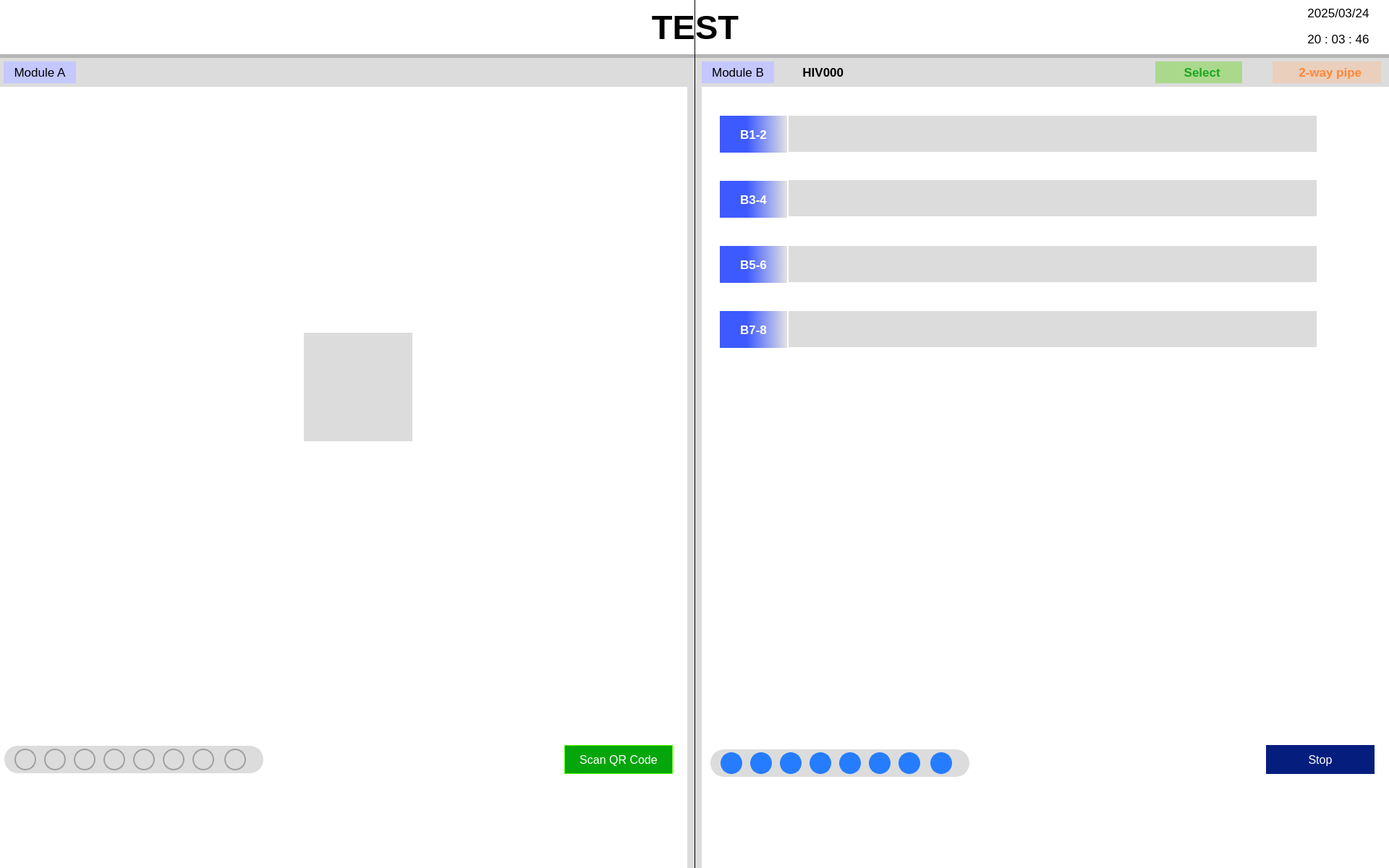
<?xml version="1.0" encoding="UTF-8"?>
<ui version="4.0">
 <class>testScreen</class>
 <widget class="QMainWindow" name="testScreen">
  <property name="geometry">
   <rect>
    <x>0</x>
    <y>0</y>
    <width>1920</width>
    <height>1200</height>
   </rect>
  </property>
  <property name="windowTitle">
   <string>MainWindow</string>
  </property>
  <property name="styleSheet">
   <string notr="true">/*background-color: rgb(211, 218, 255);*/
background-color: rgb(220, 220, 220);</string>
  </property>
  <widget class="QWidget" name="centralwidget">
   <widget class="QFrame" name="headerFrame">
    <property name="geometry">
     <rect>
      <x>0</x>
      <y>0</y>
      <width>1920</width>
      <height>80</height>
     </rect>
    </property>
    <property name="styleSheet">
     <string notr="true">background-color: rgb(255, 255, 255);
border-radius: 0px;
border-bottom: 5px solid rgb(180,180,180);</string>
    </property>
    <property name="frameShape">
     <enum>QFrame::StyledPanel</enum>
    </property>
    <property name="frameShadow">
     <enum>QFrame::Raised</enum>
    </property>
    <widget class="QLabel" name="dateLabel">
     <property name="geometry">
      <rect>
       <x>1780</x>
       <y>0</y>
       <width>140</width>
       <height>40</height>
      </rect>
     </property>
     <property name="font">
      <font>
       <pointsize>13</pointsize>
      </font>
     </property>
     <property name="styleSheet">
      <string notr="true">background-color: rgba(255, 255,255,0);
border-bottom: 5px solid rgb(255,255,255);</string>
     </property>
     <property name="text">
      <string>2025/03/24</string>
     </property>
     <property name="alignment">
      <set>Qt::AlignCenter</set>
     </property>
    </widget>
    <widget class="QLabel" name="timeLabel">
     <property name="geometry">
      <rect>
       <x>1780</x>
       <y>40</y>
       <width>140</width>
       <height>34</height>
      </rect>
     </property>
     <property name="font">
      <font>
       <pointsize>13</pointsize>
      </font>
     </property>
     <property name="styleSheet">
      <string notr="true">background-color: rgba(255, 255,255,0);
border-bottom: 5px solid rgb(255,255,255);</string>
     </property>
     <property name="text">
      <string>20 : 03 : 46</string>
     </property>
     <property name="alignment">
      <set>Qt::AlignHCenter|Qt::AlignTop</set>
     </property>
    </widget>
    <widget class="QLabel" name="testLabel">
     <property name="geometry">
      <rect>
       <x>811</x>
       <y>0</y>
       <width>300</width>
       <height>80</height>
      </rect>
     </property>
     <property name="font">
      <font>
       <pointsize>35</pointsize>
       <bold>true</bold>
      </font>
     </property>
     <property name="text">
      <string>TEST</string>
     </property>
     <property name="alignment">
      <set>Qt::AlignCenter</set>
     </property>
    </widget>
    <widget class="QPushButton" name="backPb">
     <property name="geometry">
      <rect>
       <x>12</x>
       <y>12</y>
       <width>55</width>
       <height>55</height>
      </rect>
     </property>
     <property name="styleSheet">
      <string notr="true">background-color: rgba(255, 255,255,0);
border-bottom: 5px solid rgb(255,255,255);</string>
     </property>
     <property name="text">
      <string/>
     </property>
     <property name="icon">
      <iconset resource="resources.qrc">
       <normaloff>:/images/logOutIcon_96.png</normaloff>:/images/logOutIcon_96.png</iconset>
     </property>
     <property name="iconSize">
      <size>
       <width>55</width>
       <height>55</height>
      </size>
     </property>
    </widget>
    <widget class="QPushButton" name="detailTestReportPb">
     <property name="geometry">
      <rect>
       <x>1423</x>
       <y>12</y>
       <width>55</width>
       <height>55</height>
      </rect>
     </property>
     <property name="styleSheet">
      <string notr="true">background-color: rgba(255, 255,255,0);
border-bottom: 5px solid rgb(255,255,255);</string>
     </property>
     <property name="text">
      <string/>
     </property>
     <property name="icon">
      <iconset resource="resources.qrc">
       <normaloff>:/images/detailReportIcon_96.png</normaloff>:/images/detailReportIcon_96.png</iconset>
     </property>
     <property name="iconSize">
      <size>
       <width>55</width>
       <height>55</height>
      </size>
     </property>
    </widget>
    <widget class="QPushButton" name="userMangPb">
     <property name="geometry">
      <rect>
       <x>1500</x>
       <y>12</y>
       <width>55</width>
       <height>55</height>
      </rect>
     </property>
     <property name="styleSheet">
      <string notr="true">background-color: rgba(255, 255,255,0);
border-bottom: 5px solid rgb(255,255,255);</string>
     </property>
     <property name="text">
      <string/>
     </property>
     <property name="icon">
      <iconset resource="resources.qrc">
       <normaloff>:/images/userMangIcon_100.png</normaloff>:/images/userMangIcon_100.png</iconset>
     </property>
     <property name="iconSize">
      <size>
       <width>55</width>
       <height>55</height>
      </size>
     </property>
    </widget>
    <widget class="QPushButton" name="sysSetPb">
     <property name="geometry">
      <rect>
       <x>1576</x>
       <y>12</y>
       <width>55</width>
       <height>55</height>
      </rect>
     </property>
     <property name="styleSheet">
      <string notr="true">background-color: rgba(255, 255,255,0);
border-bottom: 5px solid rgb(255,255,255);</string>
     </property>
     <property name="text">
      <string/>
     </property>
     <property name="icon">
      <iconset resource="resources.qrc">
       <normaloff>:/images/settingIcon_100.png</normaloff>:/images/settingIcon_100.png</iconset>
     </property>
     <property name="iconSize">
      <size>
       <width>55</width>
       <height>55</height>
      </size>
     </property>
    </widget>
    <widget class="QPushButton" name="skipPb">
     <property name="geometry">
      <rect>
       <x>1650</x>
       <y>12</y>
       <width>55</width>
       <height>55</height>
      </rect>
     </property>
     <property name="styleSheet">
      <string notr="true">background-color: rgba(255, 255,255,0);
border-bottom: 5px solid rgb(255,255,255);</string>
     </property>
     <property name="text">
      <string/>
     </property>
     <property name="icon">
      <iconset resource="resources.qrc">
       <normaloff>:/images/skipIcon_64.png</normaloff>:/images/skipIcon_64.png</iconset>
     </property>
     <property name="iconSize">
      <size>
       <width>55</width>
       <height>55</height>
      </size>
     </property>
    </widget>
    <widget class="QPushButton" name="helpPb">
     <property name="geometry">
      <rect>
       <x>1724</x>
       <y>12</y>
       <width>55</width>
       <height>55</height>
      </rect>
     </property>
     <property name="styleSheet">
      <string notr="true">background-color: rgba(255, 255,255,0);
border-bottom: 5px solid rgb(255,255,255);</string>
     </property>
     <property name="text">
      <string/>
     </property>
     <property name="icon">
      <iconset resource="resources.qrc">
       <normaloff>:/images/quetioMarkInCir_96.png</normaloff>:/images/quetioMarkInCir_96.png</iconset>
     </property>
     <property name="iconSize">
      <size>
       <width>60</width>
       <height>60</height>
      </size>
     </property>
    </widget>
   </widget>
   <widget class="Line" name="line">
    <property name="geometry">
     <rect>
      <x>960</x>
      <y>0</y>
      <width>1</width>
      <height>1200</height>
     </rect>
    </property>
    <property name="styleSheet">
     <string notr="true">background-color: rgb(0, 0, 0);</string>
    </property>
    <property name="orientation">
     <enum>Qt::Vertical</enum>
    </property>
   </widget>
   <widget class="QLabel" name="moduleAbackLabel">
    <property name="geometry">
     <rect>
      <x>0</x>
      <y>80</y>
      <width>950</width>
      <height>40</height>
     </rect>
    </property>
    <property name="styleSheet">
     <string notr="true">/*background-color: rgb(211, 218, 255);*/
background-color: rgb(220, 220, 220);</string>
    </property>
    <property name="text">
     <string/>
    </property>
   </widget>
   <widget class="QLabel" name="moduleAtxtLabel">
    <property name="geometry">
     <rect>
      <x>5</x>
      <y>85</y>
      <width>100</width>
      <height>30</height>
     </rect>
    </property>
    <property name="font">
     <font>
      <pointsize>13</pointsize>
     </font>
    </property>
    <property name="styleSheet">
     <string notr="true">background-color: rgb(211, 218, 255);
background-color: rgb(196, 200, 255);</string>
    </property>
    <property name="text">
     <string>Module A</string>
    </property>
    <property name="alignment">
     <set>Qt::AlignCenter</set>
    </property>
   </widget>
   <widget class="QLabel" name="moduleBbackLabel">
    <property name="geometry">
     <rect>
      <x>970</x>
      <y>80</y>
      <width>960</width>
      <height>40</height>
     </rect>
    </property>
    <property name="styleSheet">
     <string notr="true">/*background-color: rgb(211, 218, 255);*/
background-color: rgb(220, 220, 220);</string>
    </property>
    <property name="text">
     <string/>
    </property>
   </widget>
   <widget class="QLabel" name="moduleBtxtLabel">
    <property name="geometry">
     <rect>
      <x>970</x>
      <y>85</y>
      <width>100</width>
      <height>30</height>
     </rect>
    </property>
    <property name="font">
     <font>
      <pointsize>13</pointsize>
     </font>
    </property>
    <property name="styleSheet">
     <string notr="true">background-color: rgb(196, 200, 255);</string>
    </property>
    <property name="text">
     <string>Module B</string>
    </property>
    <property name="alignment">
     <set>Qt::AlignCenter</set>
    </property>
   </widget>
   <widget class="QStackedWidget" name="moduleAstkWidget">
    <property name="geometry">
     <rect>
      <x>0</x>
      <y>120</y>
      <width>950</width>
      <height>1088</height>
     </rect>
    </property>
    <property name="styleSheet">
     <string notr="true">background-color: rgb(255, 255, 255);</string>
    </property>
    <property name="currentIndex">
     <number>0</number>
    </property>
    <widget class="QWidget" name="beforeTestStartPageA">
     <widget class="QLabel" name="reportAIconLabel">
      <property name="geometry">
       <rect>
        <x>420</x>
        <y>340</y>
        <width>150</width>
        <height>150</height>
       </rect>
      </property>
      <property name="styleSheet">
       <string notr="true">background-color: rgb(220, 220, 220);</string>
      </property>
      <property name="text">
       <string/>
      </property>
      <property name="pixmap">
       <pixmap resource="resources.qrc">:/images/reportIcon_96.png</pixmap>
      </property>
      <property name="scaledContents">
       <bool>true</bool>
      </property>
      <property name="alignment">
       <set>Qt::AlignCenter</set>
      </property>
     </widget>
     <widget class="QLabel" name="moduleAfooterLabel">
      <property name="geometry">
       <rect>
        <x>5</x>
        <y>910</y>
        <width>360</width>
        <height>40</height>
       </rect>
      </property>
      <property name="styleSheet">
       <string notr="true">background-color: rgb(220, 220, 220);
border: 1px solid #ffffff;
border-radius: 20px;
</string>
      </property>
      <property name="text">
       <string/>
      </property>
     </widget>
     <widget class="QPushButton" name="moduleAScanQrPb">
      <property name="geometry">
       <rect>
        <x>780</x>
        <y>910</y>
        <width>150</width>
        <height>40</height>
       </rect>
      </property>
      <property name="font">
       <font>
        <pointsize>12</pointsize>
        <italic>false</italic>
        <bold>false</bold>
       </font>
      </property>
      <property name="styleSheet">
       <string notr="true">background-color: rgb(5, 166, 11);
font:  12pt;
color: #ffffff;
border: 1px solid rgb(85, 255, 0);
border-radius: 0px;
</string>
      </property>
      <property name="text">
       <string>Scan QR Code</string>
      </property>
     </widget>
     <widget class="QLabel" name="moduleAcir1Label">
      <property name="geometry">
       <rect>
        <x>20</x>
        <y>915</y>
        <width>30</width>
        <height>30</height>
       </rect>
      </property>
      <property name="styleSheet">
       <string notr="true">background-color: rgb(220, 220, 220);
border: 2px solid  rgb(160, 160, 160);
border-radius: 15px;</string>
      </property>
      <property name="text">
       <string/>
      </property>
      <property name="scaledContents">
       <bool>true</bool>
      </property>
      <property name="alignment">
       <set>Qt::AlignCenter</set>
      </property>
     </widget>
     <widget class="QLabel" name="moduleAcir2Label">
      <property name="geometry">
       <rect>
        <x>61</x>
        <y>915</y>
        <width>30</width>
        <height>30</height>
       </rect>
      </property>
      <property name="styleSheet">
       <string notr="true">background-color: rgb(220, 220, 220);
border: 2px solid  rgb(160, 160, 160);
border-radius: 15px;</string>
      </property>
      <property name="text">
       <string/>
      </property>
      <property name="scaledContents">
       <bool>false</bool>
      </property>
      <property name="alignment">
       <set>Qt::AlignCenter</set>
      </property>
     </widget>
     <widget class="QLabel" name="moduleAcir3Label">
      <property name="geometry">
       <rect>
        <x>102</x>
        <y>915</y>
        <width>30</width>
        <height>30</height>
       </rect>
      </property>
      <property name="styleSheet">
       <string notr="true">background-color: rgb(220, 220, 220);
border: 2px solid  rgb(160, 160, 160);
border-radius: 15px;</string>
      </property>
      <property name="text">
       <string/>
      </property>
      <property name="scaledContents">
       <bool>false</bool>
      </property>
      <property name="alignment">
       <set>Qt::AlignCenter</set>
      </property>
     </widget>
     <widget class="QLabel" name="moduleAcir4Label">
      <property name="geometry">
       <rect>
        <x>143</x>
        <y>915</y>
        <width>30</width>
        <height>30</height>
       </rect>
      </property>
      <property name="styleSheet">
       <string notr="true">background-color: rgb(220, 220, 220);
border: 2px solid  rgb(160, 160, 160);
border-radius: 15px;</string>
      </property>
      <property name="text">
       <string/>
      </property>
      <property name="scaledContents">
       <bool>false</bool>
      </property>
      <property name="alignment">
       <set>Qt::AlignCenter</set>
      </property>
     </widget>
     <widget class="QLabel" name="moduleAcir5Label">
      <property name="geometry">
       <rect>
        <x>184</x>
        <y>915</y>
        <width>30</width>
        <height>30</height>
       </rect>
      </property>
      <property name="styleSheet">
       <string notr="true">background-color: rgb(220, 220, 220);
border: 2px solid  rgb(160, 160, 160);
border-radius: 15px;</string>
      </property>
      <property name="text">
       <string/>
      </property>
      <property name="scaledContents">
       <bool>false</bool>
      </property>
      <property name="alignment">
       <set>Qt::AlignCenter</set>
      </property>
     </widget>
     <widget class="QLabel" name="moduleAcir6Label">
      <property name="geometry">
       <rect>
        <x>225</x>
        <y>915</y>
        <width>30</width>
        <height>30</height>
       </rect>
      </property>
      <property name="styleSheet">
       <string notr="true">background-color: rgb(220, 220, 220);
border: 2px solid  rgb(160, 160, 160);
border-radius: 15px;</string>
      </property>
      <property name="text">
       <string/>
      </property>
      <property name="alignment">
       <set>Qt::AlignCenter</set>
      </property>
     </widget>
     <widget class="QLabel" name="moduleAcir7Label">
      <property name="geometry">
       <rect>
        <x>266</x>
        <y>915</y>
        <width>30</width>
        <height>30</height>
       </rect>
      </property>
      <property name="styleSheet">
       <string notr="true">background-color: rgb(220, 220, 220);
border: 2px solid  rgb(160, 160, 160);
border-radius: 15px;</string>
      </property>
      <property name="text">
       <string/>
      </property>
      <property name="scaledContents">
       <bool>false</bool>
      </property>
      <property name="alignment">
       <set>Qt::AlignCenter</set>
      </property>
     </widget>
     <widget class="QLabel" name="moduleAcir8Label">
      <property name="geometry">
       <rect>
        <x>310</x>
        <y>915</y>
        <width>30</width>
        <height>30</height>
       </rect>
      </property>
      <property name="styleSheet">
       <string notr="true">background-color: rgb(220, 220, 220);
border: 2px solid  rgb(160, 160, 160);
border-radius: 15px;</string>
      </property>
      <property name="text">
       <string/>
      </property>
      <property name="alignment">
       <set>Qt::AlignCenter</set>
      </property>
     </widget>
    </widget>
    <widget class="QWidget" name="page_2"/>
   </widget>
   <widget class="QStackedWidget" name="moduleBstkWidget">
    <property name="geometry">
     <rect>
      <x>970</x>
      <y>120</y>
      <width>950</width>
      <height>1080</height>
     </rect>
    </property>
    <property name="styleSheet">
     <string notr="true">background-color: rgb(255, 255, 255);</string>
    </property>
    <property name="currentIndex">
     <number>1</number>
    </property>
    <widget class="QWidget" name="beforeTestStartPageB">
     <widget class="QLabel" name="reportBIconLabel">
      <property name="geometry">
       <rect>
        <x>420</x>
        <y>340</y>
        <width>150</width>
        <height>150</height>
       </rect>
      </property>
      <property name="styleSheet">
       <string notr="true">background-color: rgb(220, 220, 220);</string>
      </property>
      <property name="text">
       <string/>
      </property>
      <property name="pixmap">
       <pixmap resource="resources.qrc">:/images/reportIcon_96.png</pixmap>
      </property>
      <property name="scaledContents">
       <bool>true</bool>
      </property>
      <property name="alignment">
       <set>Qt::AlignCenter</set>
      </property>
     </widget>
     <widget class="QPushButton" name="moduleBScanQrPb">
      <property name="geometry">
       <rect>
        <x>780</x>
        <y>910</y>
        <width>150</width>
        <height>40</height>
       </rect>
      </property>
      <property name="font">
       <font>
        <pointsize>12</pointsize>
        <italic>false</italic>
        <bold>false</bold>
       </font>
      </property>
      <property name="styleSheet">
       <string notr="true">background-color: rgb(5, 166, 11);
font:  12pt ;
color: #ffffff;
border: 1px solid rgb(85, 255, 0);
border-radius: 0px;
</string>
      </property>
      <property name="text">
       <string>Scan QR Code</string>
      </property>
     </widget>
     <widget class="QLabel" name="moduleBfooterLabel">
      <property name="geometry">
       <rect>
        <x>5</x>
        <y>910</y>
        <width>360</width>
        <height>40</height>
       </rect>
      </property>
      <property name="styleSheet">
       <string notr="true">background-color: rgb(220, 220, 220);
border: 1px solid #ffffff;
border-radius: 20px;
</string>
      </property>
      <property name="text">
       <string/>
      </property>
     </widget>
     <widget class="QLabel" name="moduleBcir1Label">
      <property name="geometry">
       <rect>
        <x>20</x>
        <y>915</y>
        <width>30</width>
        <height>30</height>
       </rect>
      </property>
      <property name="styleSheet">
       <string notr="true">background-color: rgb(220, 220, 220);
border: 2px solid  rgb(160, 160, 160);
border-radius: 15px;</string>
      </property>
      <property name="text">
       <string/>
      </property>
      <property name="scaledContents">
       <bool>false</bool>
      </property>
      <property name="alignment">
       <set>Qt::AlignCenter</set>
      </property>
     </widget>
     <widget class="QLabel" name="moduleBcir6Label">
      <property name="geometry">
       <rect>
        <x>225</x>
        <y>915</y>
        <width>30</width>
        <height>30</height>
       </rect>
      </property>
      <property name="styleSheet">
       <string notr="true">background-color: rgb(220, 220, 220);
border: 2px solid  rgb(160, 160, 160);
border-radius: 15px;</string>
      </property>
      <property name="text">
       <string/>
      </property>
      <property name="alignment">
       <set>Qt::AlignCenter</set>
      </property>
     </widget>
     <widget class="QLabel" name="moduleBcir8Label">
      <property name="geometry">
       <rect>
        <x>310</x>
        <y>915</y>
        <width>30</width>
        <height>30</height>
       </rect>
      </property>
      <property name="styleSheet">
       <string notr="true">background-color: rgb(220, 220, 220);
border: 2px solid  rgb(160, 160, 160);
border-radius: 15px;</string>
      </property>
      <property name="text">
       <string/>
      </property>
      <property name="alignment">
       <set>Qt::AlignCenter</set>
      </property>
     </widget>
     <widget class="QLabel" name="moduleBcir3Label">
      <property name="geometry">
       <rect>
        <x>102</x>
        <y>915</y>
        <width>30</width>
        <height>30</height>
       </rect>
      </property>
      <property name="styleSheet">
       <string notr="true">background-color: rgb(220, 220, 220);
border: 2px solid  rgb(160, 160, 160);
border-radius: 15px;</string>
      </property>
      <property name="text">
       <string/>
      </property>
      <property name="alignment">
       <set>Qt::AlignCenter</set>
      </property>
     </widget>
     <widget class="QLabel" name="moduleBcir4Label">
      <property name="geometry">
       <rect>
        <x>143</x>
        <y>915</y>
        <width>30</width>
        <height>30</height>
       </rect>
      </property>
      <property name="styleSheet">
       <string notr="true">background-color: rgb(220, 220, 220);
border: 2px solid  rgb(160, 160, 160);
border-radius: 15px;</string>
      </property>
      <property name="text">
       <string/>
      </property>
      <property name="alignment">
       <set>Qt::AlignCenter</set>
      </property>
     </widget>
     <widget class="QLabel" name="moduleBcir7Label">
      <property name="geometry">
       <rect>
        <x>266</x>
        <y>915</y>
        <width>30</width>
        <height>30</height>
       </rect>
      </property>
      <property name="styleSheet">
       <string notr="true">background-color: rgb(220, 220, 220);
border: 2px solid  rgb(160, 160, 160);
border-radius: 15px;</string>
      </property>
      <property name="text">
       <string/>
      </property>
      <property name="alignment">
       <set>Qt::AlignCenter</set>
      </property>
     </widget>
     <widget class="QLabel" name="moduleBcir2Label">
      <property name="geometry">
       <rect>
        <x>61</x>
        <y>915</y>
        <width>30</width>
        <height>30</height>
       </rect>
      </property>
      <property name="styleSheet">
       <string notr="true">background-color: rgb(220, 220, 220);
border: 2px solid  rgb(160, 160, 160);
border-radius: 15px;</string>
      </property>
      <property name="text">
       <string/>
      </property>
      <property name="scaledContents">
       <bool>true</bool>
      </property>
      <property name="alignment">
       <set>Qt::AlignCenter</set>
      </property>
     </widget>
     <widget class="QLabel" name="moduleBcir5Label">
      <property name="geometry">
       <rect>
        <x>184</x>
        <y>915</y>
        <width>30</width>
        <height>30</height>
       </rect>
      </property>
      <property name="styleSheet">
       <string notr="true">background-color: rgb(220, 220, 220);
border: 2px solid  rgb(160, 160, 160);
border-radius: 15px;</string>
      </property>
      <property name="text">
       <string/>
      </property>
      <property name="alignment">
       <set>Qt::AlignCenter</set>
      </property>
     </widget>
    </widget>
    <widget class="QWidget" name="testStartB">
     <widget class="QPushButton" name="moduleAScanQrPb_3">
      <property name="geometry">
       <rect>
        <x>780</x>
        <y>910</y>
        <width>150</width>
        <height>40</height>
       </rect>
      </property>
      <property name="font">
       <font>
        <pointsize>12</pointsize>
        <italic>false</italic>
        <bold>false</bold>
       </font>
      </property>
      <property name="styleSheet">
       <string notr="true">background-color: rgb(5, 30, 126);
font:  12pt;
color: #ffffff;
border: 1px solid rgb(5, 30, 126);
border-radius: 0px;
</string>
      </property>
      <property name="text">
       <string>Stop</string>
      </property>
     </widget>
     <widget class="QLabel" name="moduleAcir5Label_2">
      <property name="geometry">
       <rect>
        <x>190</x>
        <y>920</y>
        <width>30</width>
        <height>30</height>
       </rect>
      </property>
      <property name="styleSheet">
       <string notr="true">background-color: rgb(37, 124, 255);
border: 2px solid    rgb(37, 124, 255);
border-radius: 15px;
</string>
      </property>
      <property name="text">
       <string/>
      </property>
      <property name="scaledContents">
       <bool>false</bool>
      </property>
      <property name="alignment">
       <set>Qt::AlignCenter</set>
      </property>
     </widget>
     <widget class="QLabel" name="moduleAcir6Label_2">
      <property name="geometry">
       <rect>
        <x>231</x>
        <y>920</y>
        <width>30</width>
        <height>30</height>
       </rect>
      </property>
      <property name="styleSheet">
       <string notr="true">background-color: rgb(37, 124, 255);
border: 2px solid    rgb(37, 124, 255);
border-radius: 15px;
</string>
      </property>
      <property name="text">
       <string/>
      </property>
      <property name="alignment">
       <set>Qt::AlignCenter</set>
      </property>
     </widget>
     <widget class="QLabel" name="moduleAcir8Label_2">
      <property name="geometry">
       <rect>
        <x>316</x>
        <y>920</y>
        <width>30</width>
        <height>30</height>
       </rect>
      </property>
      <property name="styleSheet">
       <string notr="true">background-color: rgb(37, 124, 255);
border: 2px solid    rgb(37, 124, 255);
border-radius: 15px;
</string>
      </property>
      <property name="text">
       <string/>
      </property>
      <property name="scaledContents">
       <bool>false</bool>
      </property>
      <property name="alignment">
       <set>Qt::AlignCenter</set>
      </property>
     </widget>
     <widget class="QLabel" name="moduleAfooterLabel_3">
      <property name="geometry">
       <rect>
        <x>11</x>
        <y>915</y>
        <width>360</width>
        <height>40</height>
       </rect>
      </property>
      <property name="styleSheet">
       <string notr="true">background-color: rgb(220, 220, 220);
border: 1px solid #ffffff;
border-radius: 20px;
</string>
      </property>
      <property name="text">
       <string/>
      </property>
     </widget>
     <widget class="QLabel" name="moduleAcir3Label_2">
      <property name="geometry">
       <rect>
        <x>108</x>
        <y>920</y>
        <width>30</width>
        <height>30</height>
       </rect>
      </property>
      <property name="styleSheet">
       <string notr="true">background-color: rgb(37, 124, 255);
border: 2px solid    rgb(37, 124, 255);
border-radius: 15px;</string>
      </property>
      <property name="text">
       <string/>
      </property>
      <property name="scaledContents">
       <bool>false</bool>
      </property>
      <property name="alignment">
       <set>Qt::AlignCenter</set>
      </property>
     </widget>
     <widget class="QLabel" name="moduleAcir4Label_2">
      <property name="geometry">
       <rect>
        <x>149</x>
        <y>920</y>
        <width>30</width>
        <height>30</height>
       </rect>
      </property>
      <property name="styleSheet">
       <string notr="true">background-color: rgb(37, 124, 255);
border: 2px solid    rgb(37, 124, 255);
border-radius: 15px;
</string>
      </property>
      <property name="text">
       <string/>
      </property>
      <property name="alignment">
       <set>Qt::AlignCenter</set>
      </property>
     </widget>
     <widget class="QLabel" name="moduleAcir7Label_2">
      <property name="geometry">
       <rect>
        <x>272</x>
        <y>920</y>
        <width>30</width>
        <height>30</height>
       </rect>
      </property>
      <property name="styleSheet">
       <string notr="true">background-color: rgb(37, 124, 255);
border: 2px solid    rgb(37, 124, 255);
border-radius: 15px;
</string>
      </property>
      <property name="text">
       <string/>
      </property>
      <property name="alignment">
       <set>Qt::AlignCenter</set>
      </property>
     </widget>
     <widget class="QLabel" name="moduleAcir1Label_2">
      <property name="geometry">
       <rect>
        <x>26</x>
        <y>920</y>
        <width>30</width>
        <height>30</height>
       </rect>
      </property>
      <property name="styleSheet">
       <string notr="true">background-color: rgb(37, 124, 255);
border: 2px solid    rgb(37, 124, 255);
border-radius: 15px;
</string>
      </property>
      <property name="text">
       <string/>
      </property>
      <property name="alignment">
       <set>Qt::AlignCenter</set>
      </property>
     </widget>
     <widget class="QLabel" name="moduleAcir2Label_2">
      <property name="geometry">
       <rect>
        <x>67</x>
        <y>920</y>
        <width>30</width>
        <height>30</height>
       </rect>
      </property>
      <property name="styleSheet">
       <string notr="true">background-color: rgb(37, 124, 255);
border: 2px solid    rgb(37, 124, 255);
border-radius: 15px;</string>
      </property>
      <property name="text">
       <string/>
      </property>
      <property name="alignment">
       <set>Qt::AlignCenter</set>
      </property>
     </widget>
     <widget class="QLabel" name="B1_2Label">
      <property name="geometry">
       <rect>
        <x>120</x>
        <y>40</y>
        <width>730</width>
        <height>50</height>
       </rect>
      </property>
      <property name="font">
       <font>
        <pointsize>13</pointsize>
        <bold>true</bold>
       </font>
      </property>
      <property name="styleSheet">
       <string notr="true">background-color: rgb(220, 220, 220);
color: rgb(69, 143, 255);</string>
      </property>
      <property name="text">
       <string/>
      </property>
      <property name="alignment">
       <set>Qt::AlignCenter</set>
      </property>
     </widget>
     <widget class="QLabel" name="B3_4Label">
      <property name="geometry">
       <rect>
        <x>120</x>
        <y>129</y>
        <width>730</width>
        <height>50</height>
       </rect>
      </property>
      <property name="font">
       <font>
        <pointsize>13</pointsize>
        <bold>true</bold>
       </font>
      </property>
      <property name="styleSheet">
       <string notr="true">background-color: rgb(220, 220, 220);
color: rgb(69, 143, 255);</string>
      </property>
      <property name="text">
       <string/>
      </property>
      <property name="alignment">
       <set>Qt::AlignCenter</set>
      </property>
     </widget>
     <widget class="QLabel" name="B5_6Label">
      <property name="geometry">
       <rect>
        <x>120</x>
        <y>220</y>
        <width>730</width>
        <height>50</height>
       </rect>
      </property>
      <property name="font">
       <font>
        <pointsize>13</pointsize>
        <bold>true</bold>
       </font>
      </property>
      <property name="styleSheet">
       <string notr="true">background-color: rgb(220, 220, 220);
color: rgb(69, 143, 255);</string>
      </property>
      <property name="text">
       <string/>
      </property>
      <property name="alignment">
       <set>Qt::AlignCenter</set>
      </property>
     </widget>
     <widget class="QLabel" name="B7_8Label">
      <property name="geometry">
       <rect>
        <x>120</x>
        <y>310</y>
        <width>730</width>
        <height>50</height>
       </rect>
      </property>
      <property name="font">
       <font>
        <pointsize>13</pointsize>
        <bold>true</bold>
       </font>
      </property>
      <property name="styleSheet">
       <string notr="true">background-color: rgb(220, 220, 220);
color: rgb(69, 143, 255);</string>
      </property>
      <property name="text">
       <string/>
      </property>
      <property name="alignment">
       <set>Qt::AlignCenter</set>
      </property>
     </widget>
     <widget class="QPushButton" name="b12Pb">
      <property name="geometry">
       <rect>
        <x>25</x>
        <y>40</y>
        <width>93</width>
        <height>51</height>
       </rect>
      </property>
      <property name="font">
       <font>
        <pointsize>13</pointsize>
        <bold>true</bold>
       </font>
      </property>
      <property name="styleSheet">
       <string notr="true">background-color: qlineargradient(spread:pad, x1:0.06, y1:0.5, x2:1, y2:0.494, stop:0.363184 rgba(61, 90, 255, 255), stop:1 rgba(226, 226, 226, 255));
color: rgb(255, 255, 255);
border: 0px solid rgb(5, 30, 126);
border-radius: 0px;</string>
      </property>
      <property name="text">
       <string>B1-2</string>
      </property>
     </widget>
     <widget class="QPushButton" name="b34Pb">
      <property name="geometry">
       <rect>
        <x>25</x>
        <y>130</y>
        <width>93</width>
        <height>51</height>
       </rect>
      </property>
      <property name="font">
       <font>
        <pointsize>13</pointsize>
        <bold>true</bold>
       </font>
      </property>
      <property name="styleSheet">
       <string notr="true">background-color: qlineargradient(spread:pad, x1:0.06, y1:0.5, x2:1, y2:0.494, stop:0.363184 rgba(61, 90, 255, 255), stop:1 rgba(226, 226, 226, 255));
color: rgb(255, 255, 255);
border: 0px solid rgb(5, 30, 126);
border-radius: 0px;</string>
      </property>
      <property name="text">
       <string>B3-4</string>
      </property>
     </widget>
     <widget class="QPushButton" name="b56pb">
      <property name="geometry">
       <rect>
        <x>25</x>
        <y>220</y>
        <width>93</width>
        <height>51</height>
       </rect>
      </property>
      <property name="font">
       <font>
        <pointsize>13</pointsize>
        <bold>true</bold>
       </font>
      </property>
      <property name="styleSheet">
       <string notr="true">background-color: qlineargradient(spread:pad, x1:0.06, y1:0.5, x2:1, y2:0.494, stop:0.363184 rgba(61, 90, 255, 255), stop:1 rgba(226, 226, 226, 255));
color: rgb(255, 255, 255);
border: 0px solid rgb(5, 30, 126);
border-radius: 0px;</string>
      </property>
      <property name="text">
       <string>B5-6</string>
      </property>
     </widget>
     <widget class="QPushButton" name="b78pb">
      <property name="geometry">
       <rect>
        <x>25</x>
        <y>310</y>
        <width>93</width>
        <height>51</height>
       </rect>
      </property>
      <property name="font">
       <font>
        <pointsize>13</pointsize>
        <bold>true</bold>
       </font>
      </property>
      <property name="styleSheet">
       <string notr="true">background-color: qlineargradient(spread:pad, x1:0.06, y1:0.5, x2:1, y2:0.494, stop:0.363184 rgba(61, 90, 255, 255), stop:1 rgba(226, 226, 226, 255));
color: rgb(255, 255, 255);
border: 0px solid rgb(5, 30, 126);
border-radius: 0px;
</string>
      </property>
      <property name="text">
       <string>B7-8</string>
      </property>
     </widget>
     <zorder>moduleAScanQrPb_3</zorder>
     <zorder>moduleAfooterLabel_3</zorder>
     <zorder>moduleAcir3Label_2</zorder>
     <zorder>moduleAcir4Label_2</zorder>
     <zorder>moduleAcir7Label_2</zorder>
     <zorder>moduleAcir1Label_2</zorder>
     <zorder>moduleAcir2Label_2</zorder>
     <zorder>moduleAcir8Label_2</zorder>
     <zorder>moduleAcir6Label_2</zorder>
     <zorder>moduleAcir5Label_2</zorder>
     <zorder>B1_2Label</zorder>
     <zorder>B3_4Label</zorder>
     <zorder>B5_6Label</zorder>
     <zorder>B7_8Label</zorder>
     <zorder>b12Pb</zorder>
     <zorder>b34Pb</zorder>
     <zorder>b56pb</zorder>
     <zorder>b78pb</zorder>
    </widget>
   </widget>
   <widget class="QLabel" name="hiv00Label">
    <property name="geometry">
     <rect>
      <x>1100</x>
      <y>85</y>
      <width>411</width>
      <height>30</height>
     </rect>
    </property>
    <property name="font">
     <font>
      <pointsize>13</pointsize>
      <bold>true</bold>
     </font>
    </property>
    <property name="styleSheet">
     <string notr="true">background-color: rgba(255, 255, 255,0);</string>
    </property>
    <property name="text">
     <string>  HIV000</string>
    </property>
   </widget>
   <widget class="QLabel" name="label">
    <property name="geometry">
     <rect>
      <x>1759</x>
      <y>85</y>
      <width>150</width>
      <height>30</height>
     </rect>
    </property>
    <property name="font">
     <font>
      <pointsize>13</pointsize>
      <bold>true</bold>
     </font>
    </property>
    <property name="styleSheet">
     <string notr="true">color: rgb(255, 134, 53);
background-color: rgba(255, 186, 137,100);</string>
    </property>
    <property name="text">
     <string>  2-way pipe</string>
    </property>
    <property name="alignment">
     <set>Qt::AlignCenter</set>
    </property>
   </widget>
   <widget class="QLabel" name="selectLabel">
    <property name="geometry">
     <rect>
      <x>1597</x>
      <y>85</y>
      <width>120</width>
      <height>30</height>
     </rect>
    </property>
    <property name="font">
     <font>
      <pointsize>13</pointsize>
      <bold>true</bold>
     </font>
    </property>
    <property name="styleSheet">
     <string notr="true">color: rgb(28, 165, 33);
background-color: rgba(91, 212, 16,100);</string>
    </property>
    <property name="text">
     <string>  Select</string>
    </property>
    <property name="alignment">
     <set>Qt::AlignCenter</set>
    </property>
   </widget>
  </widget>
 </widget>
 <resources>
  <include location="resources.qrc"/>
 </resources>
 <connections/>
</ui>
